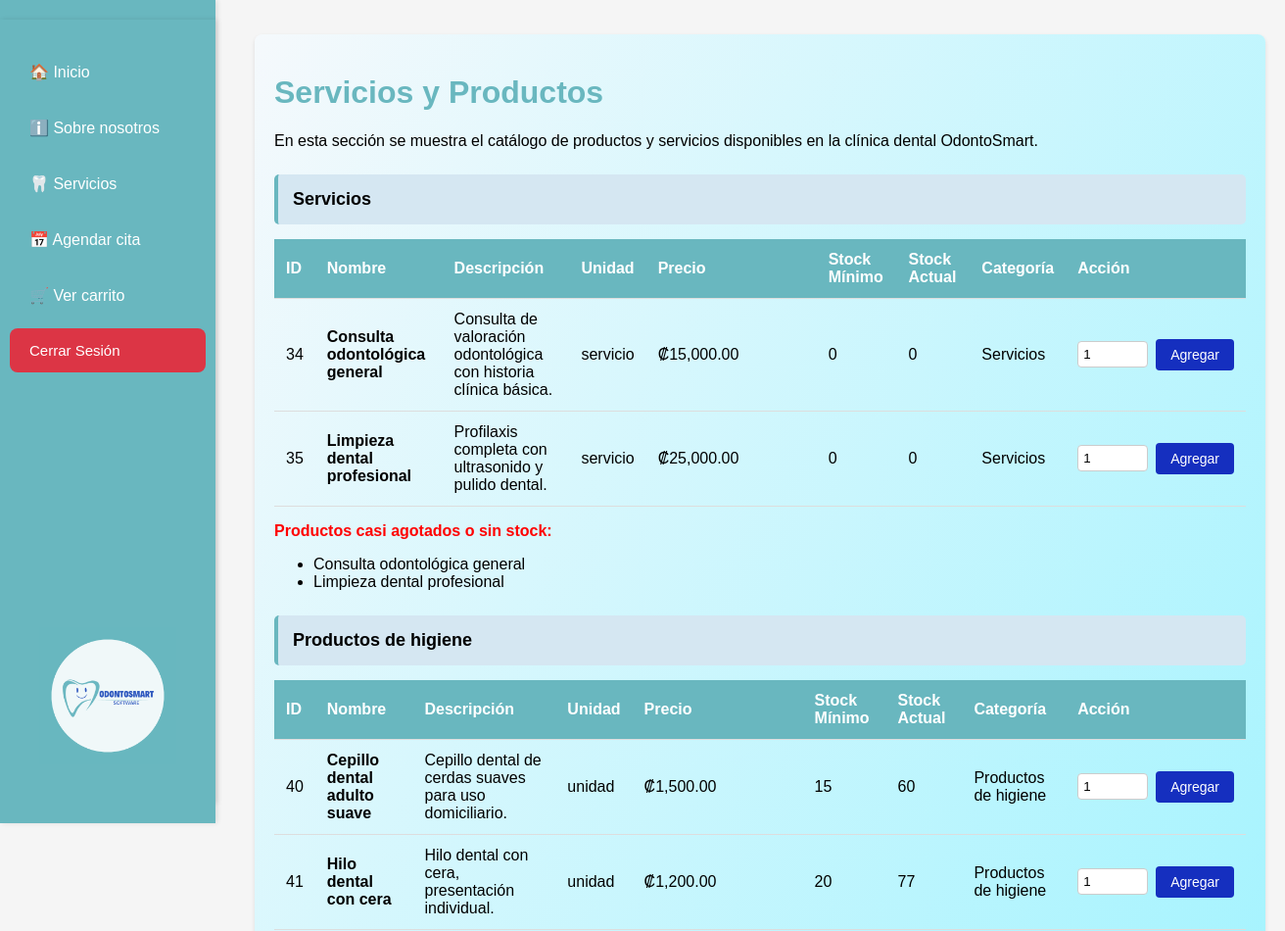
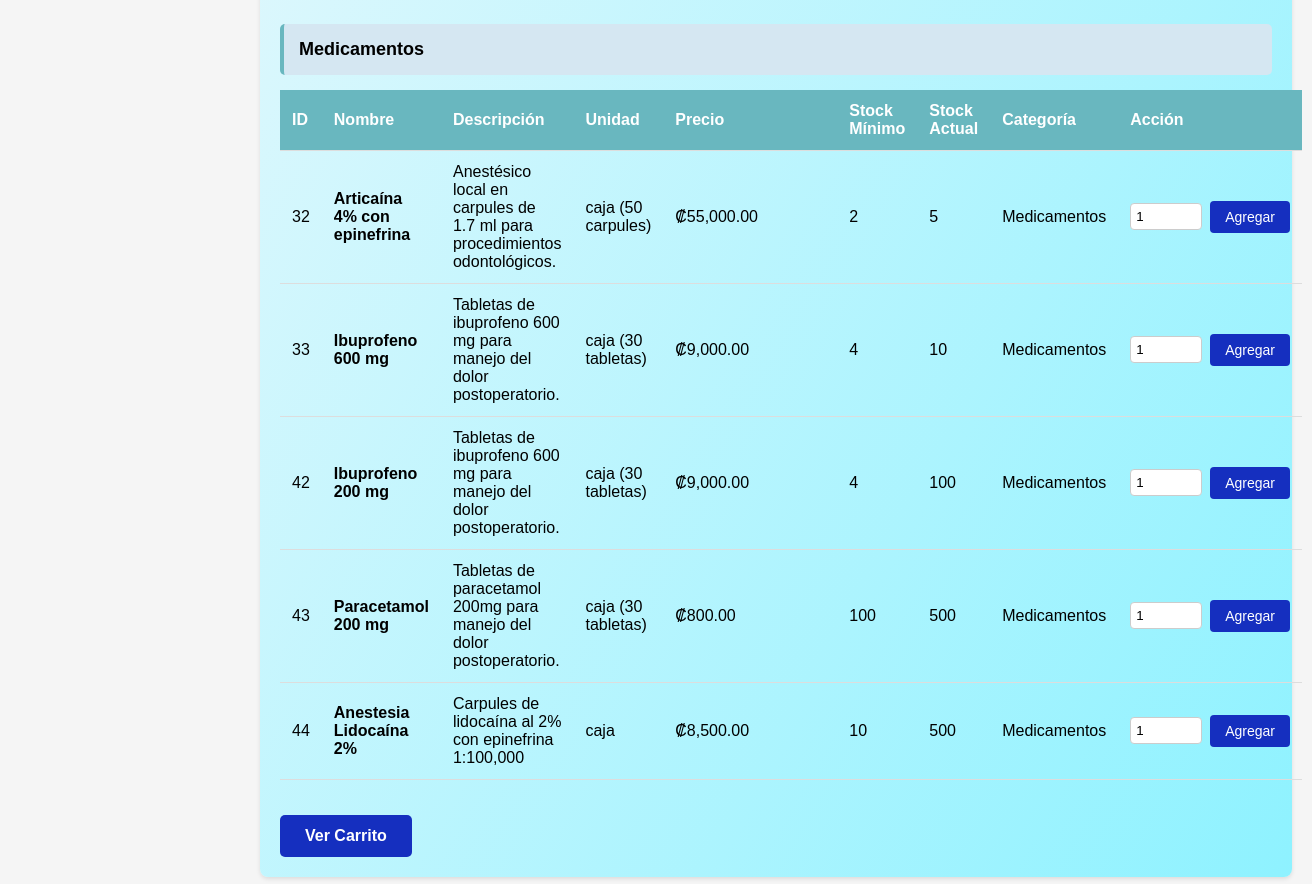
The page /modulos/ventas/servicios.php (signed in) on the database its author committed (2 pictures, top to bottom).
### tables this page shows
CREATE TABLE `productos` (
  `id_producto` int NOT NULL,
  `nombre` varchar(150) NOT NULL,
  `descripcion` text,
  `unidad` varchar(100) DEFAULT NULL,
  `id_categoria` int DEFAULT NULL,
  `precio` decimal(10,2) NOT NULL,
  `costo_unidad` decimal(10,2) DEFAULT NULL,
  `stock_total` int NOT NULL,
  `stock_minimo` int DEFAULT '0',
  `fecha_creacion` datetime DEFAULT CURRENT_TIMESTAMP,
  `actualizado_en` timestamp NULL DEFAULT CURRENT_TIMESTAMP ON UPDATE CURRENT_TIMESTAMP,
  `fecha_caducidad` date DEFAULT NULL,
  `estado` enum('activo','inactivo') DEFAULT 'activo',
  `descuento` decimal(5,2) DEFAULT '0.00'
);

CREATE TABLE `categoria_productos` (
  `id_categoria` int NOT NULL,
  `nombre` varchar(100) NOT NULL,
  `descripcion` text
);

### modulos/ventas/servicios.php (the view, shortened to what this page needs)
<?php
include('../../config/conexion.php');
function mostrarCategoria($conn, $categoriaNombre) {
    echo "<div class='categoria-titulo'> $categoriaNombre</div>";
    $sql = "SELECT   p.id_producto, p.nombre, p.descripcion, p.unidad,
                     p.id_categoria, p.precio, p.stock_total,
                     p.stock_minimo, p.fecha_creacion, p.actualizado_en, p.estado, c.nombre AS categoria
            FROM productos p
            JOIN categoria_productos c ON p.id_categoria = c.id_categoria
            WHERE c.nombre = ?";
    $stmt = $conn->prepare($sql);
    $stmt->bind_param("s", $categoriaNombre);
    $stmt->execute();
    $result = $stmt->get_result();
    $productosAgotados = [];
    if ($result->num_rows > 0) {
        echo "<table>
                <thead>
                    <tr>
                        <th>ID</th>
                        <th>Nombre</th>
                        <th>Descripción</th>
                        <th>Unidad</th>
                        <th>Precio</th>
                        <th>Stock Mínimo</th>
                        <th>Stock Actual</th>
                        <th>Categoría</th>
                        <th>Acción</th>
                    </tr>
                </thead>
                <tbody>";
while ($row = $result->fetch_assoc()) {
    if ($row['stock_total'] <= $row['stock_minimo']) {
        $productosAgotados[] = $row['nombre'];
    }
    $tiene_promocion = !empty($row['id_promocion']);
    $precio_mostrar = $tiene_promocion ? $row['precio_con_descuento'] : $row['precio'];
    echo "<tr>
            <td>{$row['id_producto']}</td>
            <td><strong>{$row['nombre']}</strong>";
    echo "</td>
            <td>{$row['descripcion']}</td>
            <td>{$row['unidad']}</td>
            <td class='precio-cell'>";
                if ($tiene_promocion) {
                    echo "<span class='precio-original'>₡" . number_format($row['precio'], 2) . "</span><br>";
                    echo "<span class='precio-promo'>₡" . number_format($precio_mostrar, 2) . "</span>";
                    if ($row['tipo_descuento'] == 'porcentaje') {
                        echo " <span class='descuento-badge'>-{$row['valor_descuento']}%</span>";
                    } else {
                        echo " <span class='descuento-badge'>-₡" . number_format($row['valor_descuento'], 0) . "</span>";
                    }
                } else {
                    echo "₡" . number_format($row['precio'], 2);
                }
    echo "</td>
            <td>{$row['stock_minimo']}</td>
            <td>{$row['stock_total']}</td>
            <td>{$row['categoria']}</td>
            <td>
                <form action='agregar_carrito.php' method='POST' style='display:flex; gap:8px; align-items:center;'>
                    <input type='hidden' name='id_producto' value='{$row['id_producto']}'>
                    <input type='number'
                           name='cantidad'
                           value='1'
                           min='1'
                           max='{$row['stock_total']}'
                           required
                           style='width:60px; padding:5px; border:1px solid #ccc; border-radius:4px;'>
                    <button
                        type='submit'
                        class='agregar-btn'
                        style='padding:8px 15px; background:#152fbf; color:white; border:none; border-radius:4px; cursor:pointer;'>
                        Agregar
                    </button>
                </form>
            </td>
        </tr>";
}
echo "</tbody></table>";
if (!empty($productosAgotados)) {
    echo "<p style='color:red; font-weight:bold;'>Productos casi agotados o sin stock:</p>";
    echo "<ul>";
    foreach ($productosAgotados as $p) {
        echo "<li>$p</li>";
    }
    echo "</ul>";
}
    }
}
?>
<!DOCTYPE html>
<html lang="es">
<head>
</head>
<body>
    <div class="navbar">
    <?php include('../../views/navbar.php'); ?>
    <img src="../../assets/img/odonto1.png" class="logo-navbar" alt="Logo OdontoSmart">
</div>
    <div class="content">
        <div class="seccion">
            <h1 style="color: #69B7BF;"> Servicios y Productos</h1>
            <p>En esta sección se muestra el catálogo de productos y servicios disponibles en la clínica dental OdontoSmart.</p>
            <?php
            mostrarCategoria($conn, "Servicios");
            mostrarCategoria($conn, "Productos de higiene");
            mostrarCategoria($conn, "Medicamentos");
            ?>
            <a href="carrito.php">
                <button class="btn-ver-carrito"> Ver Carrito</button>
            </a>
        </div>
    </div>
</body>
</html>

### views/navbar.php (shortened to what this page needs)
<?php
$rol      = $_SESSION['user']['role']     ?? null;
$permisos = $_SESSION['user']['permisos'] ?? [];
$permisosPorRol = [
    'Cliente' => [
        'ver_info_clinica',
        'ver_servicios',
        'agendar_cita',
        'ir_a_pagar',
    ],
    'Administrador' => [
        'ver_info_clinica',
        'ver_servicios',
        'ir_a_pagar',
        'ver_inventario',
        'control_inventario',
        'gestion_usuarios',
        'ver_historial_ventas',
        'gestion_citas',
    ],
    'Médico' => [
        'ver_info_clinica',
        'ver_inventario',
        'gestion_citas',
    ],
    'Recepcionista' => [
        'ver_info_clinica',
        'ver_inventario',
        'gestion_citas',
    ],
];
if (isset($permisosPorRol[$rol])) {
    $permisos = $permisosPorRol[$rol];
}
function tienePermiso(string $permiso, array $permisos): bool {
    return in_array($permiso, $permisos);
}
?>
<div class="navbar">
    <?php
    echo '<a href="/odontosmart/public/home.php"> 🏠 Inicio</a>';
    if (tienePermiso('ver_info_clinica', $permisos)) {
        echo '<a href="/odontosmart/public/info_clinica.php"> ℹ️ Sobre nosotros</a>';
    }
    if (tienePermiso('ver_servicios', $permisos)) {
        echo '<a href="/odontosmart/modulos/ventas/servicios.php"> 🦷 Servicios</a>';
    }
    if (tienePermiso('agendar_cita', $permisos)) {
        echo '<a href="/odontosmart/modulos/citas/agendar_cita.php"> 📅 Agendar cita</a>';
    }
    if (tienePermiso('ir_a_pagar', $permisos)) {
        echo '<a href="/odontosmart/modulos/ventas/carrito.php">🛒 Ver carrito</a>';
    }
    ?>
<a href="/odontosmart/auth/cerrar_sesion.php" class="btn-logout">Cerrar Sesión</a>
</div>

### modulos/ventas/servicios.php (style rules this page uses)
body { font-family: Arial, sans-serif; margin: 0; padding: 0; background: #f5f5f5; }
.navbar { width: 220px; background-color: #69B7BF; height: 100vh; padding-top: 20px; position: fixed; box-shadow: 2px 0 5px rgba(0,0,0,0.1); transition: width 0.3s ease; }
.navbar a { display: block; color: #fff; padding: 14px 20px; text-decoration: none; margin: 10px; border-radius: 8px; transition: background 0.3s, transform 0.2s; }
.content { margin-left: 240px; padding: 20px; }
.seccion { background: linear-gradient(to bottom right, #f5f9fc, #8ef2ffff); padding: 20px; margin: 15px 0; border-radius: 8px; box-shadow: 0 2px 4px rgba(0,0,0,0.1); }
table { width: 100%; border-collapse: collapse; margin: 15px 0; }
th, td { padding: 12px; text-align: left; border-bottom: 1px solid #ddd; }
th { background: #69B7BF; color: white; }
.categoria-titulo { background: #D5E7F2; padding: 15px; margin: 25px 0 10px 0; border-radius: 5px; font-size: 18px; font-weight: bold; border-left: 4px solid #69B7BF; }
.logo-navbar { position: absolute; bottom: 40px; left: 50%; transform: translateX(-50%); width: 140px; opacity: 0.9; transition: transform 0.3s; }
.agregar-btn { background-color: #152fbf; color: white; border: none; padding: 8px 15px; border-radius: 4px; cursor: pointer; font-size: 14px; transition: background 0.3s; }
.btn-ver-carrito { background-color: #152FBF; color: white; border: none; padding: 12px 25px; border-radius: 5px; cursor: pointer; font-size: 16px; font-weight: bold; margin-top: 20px; display: inline-block; transition: background 0.3s; }
.precio-cell { min-width: 150px; }

### views/navbar.php (style rules this page uses)
.btn-logout { margin-top: 50px; margin-left: 50px; background: #dc3545; padding: 6px 12px; font-size: 15px; border-radius: 5px; display: inline-block; color: white; text-decoration: none; }

### rows shown on the page
productos: id_producto "34", nombre "Consulta odontológica general", descripcion "Consulta de valoración odontológica con historia clínica básica.", unidad "servicio", precio "15,000.00", stock_minimo "0", stock_total "0", id_categoria.nombre "Servicios"
productos: id_producto "35", nombre "Limpieza dental profesional", descripcion "Profilaxis completa con ultrasonido y pulido dental.", unidad "servicio", precio "25,000.00", stock_minimo "0", stock_total "0", id_categoria.nombre "Servicios"
productos: id_producto "40", nombre "Cepillo dental adulto suave", descripcion "Cepillo dental de cerdas suaves para uso domiciliario.", unidad "unidad", precio "1,500.00", stock_minimo "15", stock_total "60", id_categoria.nombre "Productos de higiene"
productos: id_producto "41", nombre "Hilo dental con cera", descripcion "Hilo dental con cera, presentación individual.", unidad "unidad", precio "1,200.00", stock_minimo "20", stock_total "77", id_categoria.nombre "Productos de higiene"
productos: id_producto "32", nombre "Articaína 4% con epinefrina", descripcion "Anestésico local en carpules de 1.7 ml para procedimientos odontológicos.", unidad "caja (50 carpules)", precio "55,000.00", stock_minimo "2", stock_total "5", id_categoria.nombre "Medicamentos"
productos: id_producto "33", nombre "Ibuprofeno 600 mg", descripcion "Tabletas de ibuprofeno 600 mg para manejo del dolor postoperatorio.", unidad "caja (30 tabletas)", precio "9,000.00", stock_minimo "4", stock_total "10", id_categoria.nombre "Medicamentos"
productos: id_producto "42", nombre "Ibuprofeno 200 mg", descripcion "Tabletas de ibuprofeno 600 mg para manejo del dolor postoperatorio.", unidad "caja (30 tabletas)", precio "9,000.00", stock_minimo "4", stock_total "100", id_categoria.nombre "Medicamentos"
productos: id_producto "43", nombre "Paracetamol 200 mg", descripcion "Tabletas de paracetamol 200mg para manejo del dolor postoperatorio.", unidad "caja (30 tabletas)", precio "800.00", stock_minimo "100", stock_total "500", id_categoria.nombre "Medicamentos"
productos: id_producto "44", nombre "Anestesia Lidocaína 2%", descripcion "Carpules de lidocaína al 2% con epinefrina 1:100,000", unidad "caja", precio "8,500.00", stock_minimo "10", stock_total "500", id_categoria.nombre "Medicamentos"

### other values the page prints
$categoriaNombre "Servicios Productos de higiene Medicamentos"
$p "Consulta odontológica general"
$p "Limpieza dental profesional"
